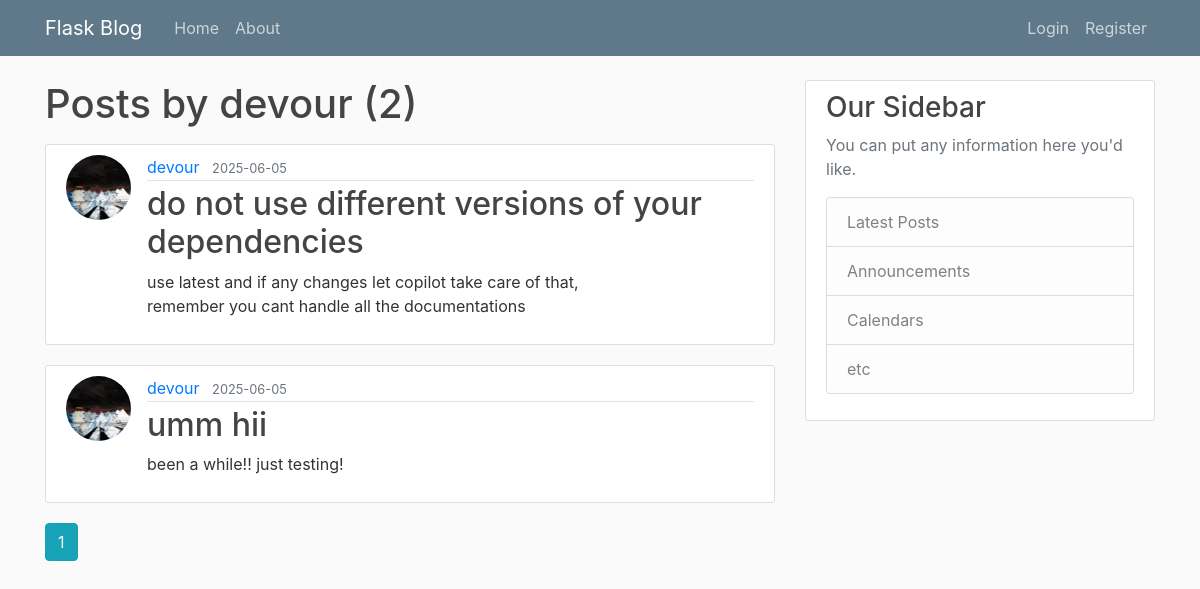
Screenshot of /user/devour with the database file from the repository.
### flaskblog/models.py (models this page shows, shortened)
class User(db.Model, UserMixin):
    id = db.Column(db.Integer, primary_key=True)
    username = db.Column(db.String(20), unique=True, nullable=False)
    email = db.Column(db.String(120), unique=True, nullable=False)
    image_file = db.Column(db.String(20), nullable=False, default='default.jpg')
    password = db.Column(db.String(60), nullable=False)
    posts = db.relationship('Post', backref='author', lazy=True)

class Post(db.Model):
    id = db.Column(db.Integer, primary_key=True)
    title = db.Column(db.String(100), nullable=False)
    date_posted = db.Column(db.DateTime, nullable=False, default=datetime.utcnow)
    content = db.Column(db.Text, nullable=False)
    user_id = db.Column(db.Integer, db.ForeignKey('user.id'), nullable=False)

### flaskblog/routes.py (the view)
@app.route("/user/<string:username>")
def user_posts(username):
    page = request.args.get('page', 1, type=int)
    user = User.query.filter_by(username=username).first_or_404()
    posts = Post.query.filter_by(author=user)\
        .order_by(Post.date_posted.desc())\
        .paginate(page=page, per_page=5)
    return render_template('user_posts.html', posts=posts, user=user)

### flaskblog/templates/user_posts.html
{% extends "layout.html" %}
{% block content %}
    <h1 class="mb-3">Posts by {{ user.username }} ({{ posts.total }})</h1>
    {% for post in posts.items %}
        <article class="media content-section">
          <img class="rounded-circle article-img" src="{{ url_for('static', filename='profile_pics/' + post.author.image_file) }}">
          <div class="media-body">
            <div class="article-metadata">
              <a class="mr-2" href="{{ url_for('user_posts', username=post.author.username) }}">{{ post.author.username }}</a>
              <small class="text-muted">{{ post.date_posted.strftime('%Y-%m-%d') }}</small>
            </div>
            <h2><a class="article-title" href="{{ url_for('post', post_id=post.id) }}">{{ post.title }}</a></h2>
            <p class="article-content">{{ post.content }}</p>
          </div>
        </article>
    {% endfor %}
    {% for page_num in posts.iter_pages(left_edge=1, right_edge=1, left_current=1, right_current=2) %}
      {% if page_num %}
        {% if posts.page == page_num %}
          <a class="btn btn-info mb-4" href="{{ url_for('user_posts', username=user.username, page=page_num) }}">{{ page_num }}</a>
        {% else %}
          <a class="btn btn-outline-info mb-4" href="{{ url_for('user_posts', username=user.username, page=page_num) }}">{{ page_num }}</a>
        {% endif %}
      {% else %}
        ...
      {% endif %}
    {% endfor %}
{% endblock content %}

### flaskblog/static/main.css (style rules this page uses)
body { background: #fafafa; color: #333333; margin-top: 5rem; }
h1, h2, h3, h4, h5, h6 { color: #444444; }
.content-section { background: #ffffff; padding: 10px 20px; border: 1px solid #dddddd; border-radius: 3px; margin-bottom: 20px; }
.article-title { color: #444444; }
.article-content { white-space: pre-line; }
.article-img { height: 65px; width: 65px; margin-right: 16px; }
.article-metadata { padding-bottom: 1px; margin-bottom: 4px; border-bottom: 1px solid #e3e3e3 }

### rows the page displays
User: username "devour"
Post: image_file (picture), author.username "devour", date_posted "2025-06-05", title "do not use different versions of your dependencies", content "use latest and if any changes let copilot take care of that, remember you cant handle all the documentations"
Post: image_file (picture), author.username "devour", date_posted "2025-06-05", title "umm hii", content "been a while!! just testing!"

### other values shown
{{ posts.total }} "2"
{{ page_num }} "1"
